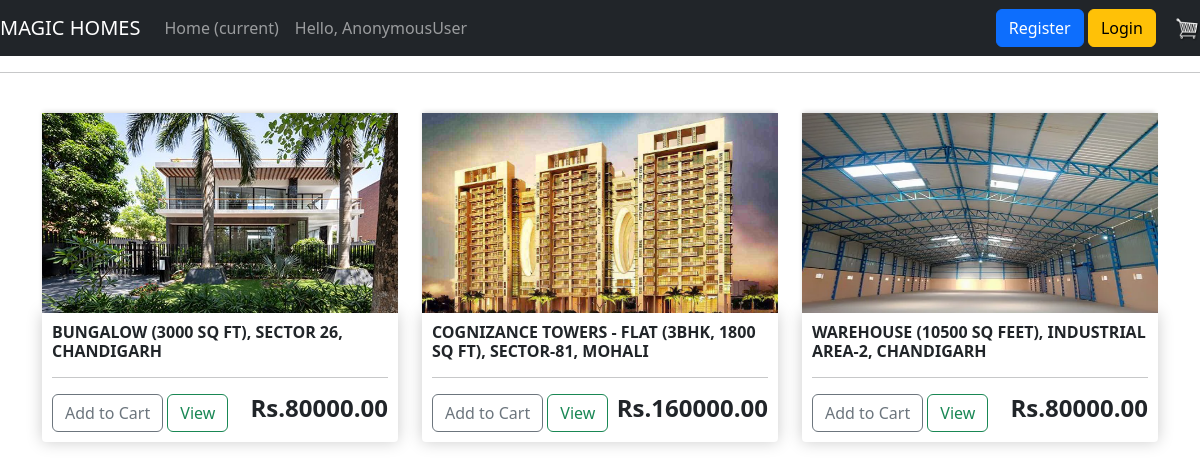
/store/, run on the app's committed database.
### store/models.py (models this page shows, shortened)
class Product(models.Model):
    name=models.CharField(max_length=200)
    price=models.FloatField()
    image=models.ImageField(null=True, blank=True)

### store/views.py (the view)
# urls.py: path("store/", include("store.urls")),
def store(request):
    products=Product.objects.all()
    context={'products': products}
    return render(request, "store/store.html", context)

### store/templates/store/store.html
{% extends 'store/main.html' %}
{% load static %}
{% block content %}
    <div class="row">
        {% for product in products %}
        <div class="col-lg-4">
            <img class="thumbnail" alt="This is a Product image" src="{{product.image.url}}">
            <div class="box-element product">
                <h6><strong>{{product.name}}</strong></h6>
                <hr>
                <button data-product={{product.id}} data-action="add" class="btn btn-outline-secondary add-btn update-cart">Add to Cart</button>
		        <a class="btn btn-outline-success" href="#">View</a>
		        <h4 style="display: inline-block; float: right"><strong>Rs.{{product.price|floatformat:2}}</strong></h4>
            </div>
        </div>
        {% endfor %}
    </div>
{% endblock content %}

### store/templates/store/main.html (shortened to what this page needs)
<!DOCTYPE html>
{% load static %}
<html>
    <head>
        <link rel="stylesheet" type="text/css" href="{% static 'css/main.css' %}">
        <link href="https://cdn.jsdelivr.net/npm/bootstrap@5.3.3/dist/css/bootstrap.min.css" rel="stylesheet">
    </head>
    <body>
        <nav class="navbar navbar-expand-lg navbar-dark bg-dark">
            <a class="navbar-brand" href="{% url 'store' %}">MAGIC HOMES</a>
            <div class="collapse navbar-collapse" id="navbarSupportedContent">
              <ul class="navbar-nav mr-auto">
                <li class="nav-item active">
                  <a class="nav-link" href="{% url 'store' %}">Home <span class="sr-only">(current)</span></a>
                </li>
                <a class="nav-link" href="#">Hello, {{user}}</a>
            </div>
            <div class="form-inline-my-2-my-lg-0">
                <a href="{% url 'register' %}" class="btn btn-primary">Register</a>
                <a href="{% url 'login' %}" class="btn btn-warning">Login</a>
                <a href="{% url 'cart' %}">
                    <img id="cart-icon" src="{% static 'images/cart.png' %}" alt="">
                </a>
            </div>
          </nav>
        <hr>
        <div class="container">
            <br>
            {% block content %}
            {% endblock content %}
        </div>
    </body>
</html>

### static/css/main.css (style rules this page uses)
body { background-color: hsl(0, 0%, 98%); }
h1,h2,h3,h4,h5,h6 { color:hsl(0, 0%, 30%); }
.box-element { box-shadow:hsl(0, 0%, 80%) 0 0 16px; background-color: #fff; border-radius: 4px; padding: 10px; }
.thumbnail { width: 100%; height: 200px; -webkit-box-shadow: -1px -3px 5px -2px rgba(214,214,214,1); -moz-box-shadow: -1px -3px 5px -2px rgba(214,214,214,1); box-shadow: -1px -3px 5px -2px rgba(214,214,214,1); }
.product { border-radius: 0 0 4px 4px; }
.bg-dark { background-color: #4f868c!important; }
#cart-icon { width:25px; display: inline-block; margin-left: 15px; }
.col-lg-4, .col-lg-6, .col-lg-8, .col-lg-12 { margin-top: 10px; }
.btn { border-radius: 0; }
.btn { font-size: 18px; }

### data on the page
Product: image (picture), name "BUNGALOW (3000 SQ FT), SECTOR 26, CHANDIGARH", price "80000.00"
Product: image (picture), name "COGNIZANCE TOWERS - FLAT (3BHK, 1800 SQ FT), SECTOR-81, MOHALI", price "160000.00"
Product: image (picture), name "WAREHOUSE (10500 SQ FEET), INDUSTRIAL AREA-2, CHANDIGARH", price "80000.00"

### other printed values
{{ user }} "AnonymousUser"
